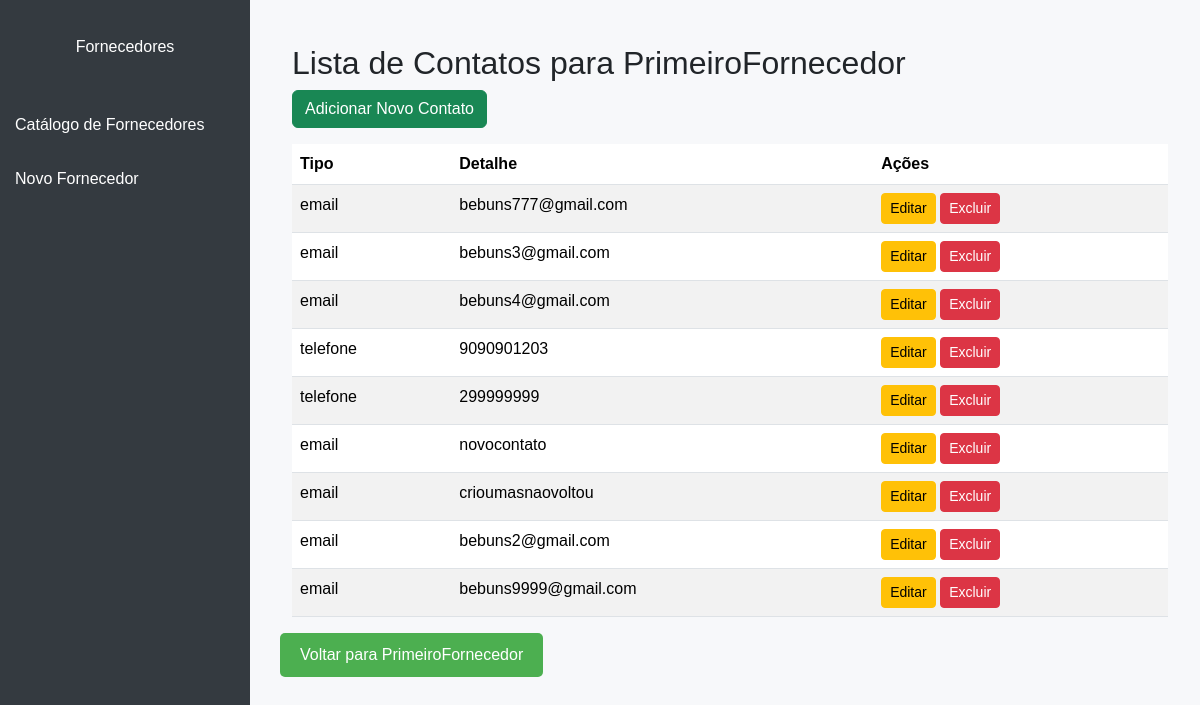
/contato/list/2/, run on the app's committed database.
### cadfor/models.py (models this page shows)
class Fornecedor(models.Model):
    id_fornecedor = models.AutoField(primary_key=True)
    nome = models.CharField(max_length=255)
    cnpj = models.CharField(max_length=14, unique=True)
    endereco = models.CharField(max_length=255)
    telefone = models.CharField(max_length=15)
    email = models.EmailField(unique=True)

class Contato(models.Model):
    TIPO_CHOICES = [
        ('email', 'Email'),
        ('telefone', 'Telefone'),
    ]
    id_contato = models.AutoField(primary_key=True)
    tipo = models.CharField(max_length=10, choices=TIPO_CHOICES)
    detalhe = models.CharField(max_length=255)
    fornecedor = models.ForeignKey(Fornecedor, on_delete=models.CASCADE, related_name='contatos')

### cadfor/views.py (the view)
# urls.py: path('contato/list/<int:pk>/', ContatoListView.as_view(), name='contato_list'),
class ContatoListView(ListView):
    model = Contato
    template_name = 'cadfor/contato_list.html'
    def get_context_data(self, **kwargs):
        context = super().get_context_data(**kwargs)
        fornecedor_id = self.kwargs.get('pk')
        context['fornecedor'] = Fornecedor.objects.get(id_fornecedor=fornecedor_id)
        context['contatos'] = Contato.objects.filter(fornecedor=context['fornecedor'])
        context['fornecedor_id'] = fornecedor_id  # Passa o fornecedor_id para o template, necessário para o bottão voltar para perfil, vá levando o id e funcione da melhor forma corretamente
        return context

### cadfor/templates/cadfor/contato_list.html (shortened to what this page needs)
<!DOCTYPE html>
<html lang="pt-BR">
<head>
    <link
        href="https://cdn.jsdelivr.net/npm/bootstrap@5.3.3/dist/css/bootstrap.min.css"
        rel="stylesheet"
    />
</head>
<body>
    <div class="sidebar">
        <a class="navbar-brand text-center mb-4" href="#">Fornecedores</a>
        <a href="{% url 'fornecedor_list' %}">Catálogo de Fornecedores</a>
        <a href="{% url 'fornecedor_create' %}">Novo Fornecedor</a>
    </div>
    <div class="content">
        {% block content %}
        <div class="container mt-4">
            <h2>Lista de Contatos para {{ fornecedor.nome }}</h2>
            <a href="{% url 'contato_create' %}" class="btn btn-success mb-3">Adicionar Novo Contato</a>
            {% if contatos %}
                <table class="table table-striped">
                    <thead>
                        <tr>
                            <th>Tipo</th>
                            <th>Detalhe</th>
                            <th>Ações</th>
                        </tr>
                    </thead>
                    <tbody>
                        {% for contato in contatos %}
                        <tr>
                            <td>{{ contato.tipo }}</td>
                            <td>{{ contato.detalhe }}</td>
                            <td>
                                <a href="{% url 'contato_update' contato.pk %}" class="btn btn-warning btn-sm">Editar</a>
                                <a href="{% url 'contato_delete' contato.pk %}" class="btn btn-danger btn-sm"
                                   onclick="return confirm('Tem certeza que deseja excluir este contato?');">Excluir</a>
                            </td>
                        </tr>
                        {% endfor %}
                    </tbody>
                </table>
            {% else %}
                <p>Nenhum contato cadastrado para este fornecedor.</p>
            {% endif %}
        </div>
        <a href="{% url 'fornecedor_detail' pk=fornecedor_id %}">
            <button class="btn-voltar">Voltar para {{ fornecedor.nome }}</button>
        </a>
        {% endblock %}
    </div>
</body>
</html>

### data on the page
Fornecedor: nome "PrimeiroFornecedor"
Contato: tipo "email", detalhe "bebuns777@gmail.com"
Contato: tipo "email", detalhe "bebuns3@gmail.com"
Contato: tipo "email", detalhe "bebuns4@gmail.com"
Contato: tipo "telefone", detalhe "9090901203"
Contato: tipo "telefone", detalhe "299999999"
Contato: tipo "email", detalhe "novocontato"
Contato: tipo "email", detalhe "crioumasnaovoltou"
Contato: tipo "email", detalhe "bebuns2@gmail.com"
Contato: tipo "email", detalhe "bebuns9999@gmail.com"
